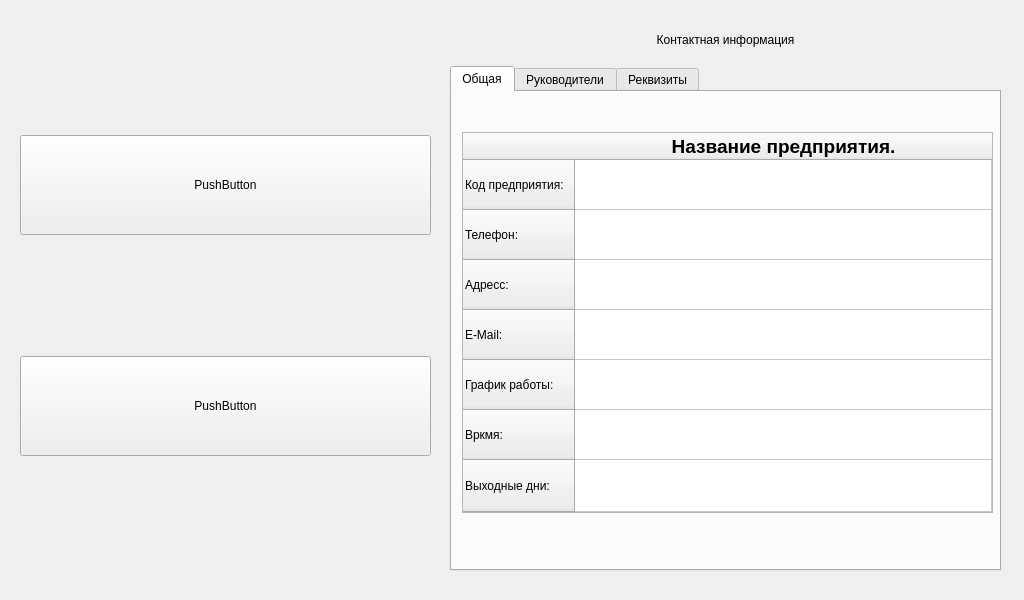
<?xml version="1.0" encoding="UTF-8"?>
<ui version="4.0">
 <class>mainWindow</class>
 <widget class="QMainWindow" name="mainWindow">
  <property name="geometry">
   <rect>
    <x>0</x>
    <y>0</y>
    <width>1024</width>
    <height>600</height>
   </rect>
  </property>
  <property name="minimumSize">
   <size>
    <width>400</width>
    <height>200</height>
   </size>
  </property>
  <property name="maximumSize">
   <size>
    <width>1024</width>
    <height>600</height>
   </size>
  </property>
  <property name="windowTitle">
   <string>MainWindow</string>
  </property>
  <widget class="QWidget" name="centralwidget">
   <widget class="QWidget" name="verticalLayoutWidget">
    <property name="geometry">
     <rect>
      <x>20</x>
      <y>20</y>
      <width>411</width>
      <height>551</height>
     </rect>
    </property>
    <layout class="QVBoxLayout" name="verticalLayout">
     <item>
      <widget class="QPushButton" name="pushButton_3">
       <property name="maximumSize">
        <size>
         <width>420</width>
         <height>100</height>
        </size>
       </property>
       <property name="text">
        <string>PushButton</string>
       </property>
      </widget>
     </item>
     <item>
      <widget class="QPushButton" name="pushButton_2">
       <property name="maximumSize">
        <size>
         <width>420</width>
         <height>100</height>
        </size>
       </property>
       <property name="text">
        <string>PushButton</string>
       </property>
      </widget>
     </item>
    </layout>
   </widget>
   <widget class="QWidget" name="gridLayoutWidget">
    <property name="geometry">
     <rect>
      <x>450</x>
      <y>20</y>
      <width>551</width>
      <height>551</height>
     </rect>
    </property>
    <layout class="QGridLayout" name="gridLayout">
     <item row="1" column="0">
      <widget class="QTabWidget" name="tabWidget">
       <property name="currentIndex">
        <number>0</number>
       </property>
       <widget class="QWidget" name="tab">
        <attribute name="title">
         <string>Общая</string>
        </attribute>
        <widget class="QTableWidget" name="tableWidget">
         <property name="geometry">
          <rect>
           <x>10</x>
           <y>40</y>
           <width>531</width>
           <height>381</height>
          </rect>
         </property>
         <property name="showGrid">
          <bool>true</bool>
         </property>
         <property name="cornerButtonEnabled">
          <bool>true</bool>
         </property>
         <attribute name="horizontalHeaderCascadingSectionResizes">
          <bool>false</bool>
         </attribute>
         <attribute name="horizontalHeaderMinimumSectionSize">
          <number>100</number>
         </attribute>
         <attribute name="horizontalHeaderDefaultSectionSize">
          <number>100</number>
         </attribute>
         <attribute name="horizontalHeaderStretchLastSection">
          <bool>true</bool>
         </attribute>
         <attribute name="verticalHeaderCascadingSectionResizes">
          <bool>true</bool>
         </attribute>
         <attribute name="verticalHeaderDefaultSectionSize">
          <number>50</number>
         </attribute>
         <attribute name="verticalHeaderShowSortIndicator" stdset="0">
          <bool>false</bool>
         </attribute>
         <attribute name="verticalHeaderStretchLastSection">
          <bool>true</bool>
         </attribute>
         <row>
          <property name="text">
           <string>Код предприятия:</string>
          </property>
         </row>
         <row>
          <property name="text">
           <string>Телефон:</string>
          </property>
         </row>
         <row>
          <property name="text">
           <string>Адресс:</string>
          </property>
         </row>
         <row>
          <property name="text">
           <string>E-Mail:</string>
          </property>
         </row>
         <row>
          <property name="text">
           <string>График работы:</string>
          </property>
         </row>
         <row>
          <property name="text">
           <string>Вркмя:</string>
          </property>
         </row>
         <row>
          <property name="text">
           <string>Выходные дни:</string>
          </property>
         </row>
         <column>
          <property name="text">
           <string>Название предприятия.</string>
          </property>
          <property name="font">
           <font>
            <pointsize>14</pointsize>
            <bold>true</bold>
           </font>
          </property>
         </column>
        </widget>
       </widget>
       <widget class="QWidget" name="tab_2">
        <attribute name="title">
         <string>Руководители</string>
        </attribute>
        <widget class="QTableWidget" name="tableWidget_2">
         <property name="geometry">
          <rect>
           <x>10</x>
           <y>60</y>
           <width>521</width>
           <height>131</height>
          </rect>
         </property>
         <attribute name="horizontalHeaderCascadingSectionResizes">
          <bool>false</bool>
         </attribute>
         <attribute name="horizontalHeaderMinimumSectionSize">
          <number>70</number>
         </attribute>
         <attribute name="horizontalHeaderDefaultSectionSize">
          <number>180</number>
         </attribute>
         <attribute name="horizontalHeaderShowSortIndicator" stdset="0">
          <bool>false</bool>
         </attribute>
         <attribute name="horizontalHeaderStretchLastSection">
          <bool>true</bool>
         </attribute>
         <attribute name="verticalHeaderDefaultSectionSize">
          <number>50</number>
         </attribute>
         <attribute name="verticalHeaderStretchLastSection">
          <bool>true</bool>
         </attribute>
         <row>
          <property name="text">
           <string>ФИО:</string>
          </property>
         </row>
         <row>
          <property name="text">
           <string>Телефон:</string>
          </property>
         </row>
         <column>
          <property name="text">
           <string>Генеральный директор</string>
          </property>
         </column>
        </widget>
        <widget class="QTableWidget" name="tableWidget_3">
         <property name="geometry">
          <rect>
           <x>10</x>
           <y>230</y>
           <width>521</width>
           <height>131</height>
          </rect>
         </property>
         <attribute name="horizontalHeaderCascadingSectionResizes">
          <bool>false</bool>
         </attribute>
         <attribute name="horizontalHeaderMinimumSectionSize">
          <number>70</number>
         </attribute>
         <attribute name="horizontalHeaderDefaultSectionSize">
          <number>180</number>
         </attribute>
         <attribute name="horizontalHeaderShowSortIndicator" stdset="0">
          <bool>false</bool>
         </attribute>
         <attribute name="horizontalHeaderStretchLastSection">
          <bool>true</bool>
         </attribute>
         <attribute name="verticalHeaderDefaultSectionSize">
          <number>50</number>
         </attribute>
         <attribute name="verticalHeaderStretchLastSection">
          <bool>true</bool>
         </attribute>
         <row>
          <property name="text">
           <string>ФИО:</string>
          </property>
         </row>
         <row>
          <property name="text">
           <string>Телефон:</string>
          </property>
         </row>
         <column>
          <property name="text">
           <string>Руководитель отдела маркетинга</string>
          </property>
         </column>
        </widget>
       </widget>
       <widget class="QWidget" name="tab_3">
        <attribute name="title">
         <string>Реквизиты</string>
        </attribute>
        <widget class="QTableWidget" name="tableWidget_4">
         <property name="geometry">
          <rect>
           <x>10</x>
           <y>10</y>
           <width>521</width>
           <height>451</height>
          </rect>
         </property>
         <row>
          <property name="text">
           <string>New Row</string>
          </property>
         </row>
         <row>
          <property name="text">
           <string>New Row</string>
          </property>
         </row>
         <row>
          <property name="text">
           <string>New Row</string>
          </property>
         </row>
         <column>
          <property name="text">
           <string>Реквизиты предприятия</string>
          </property>
         </column>
        </widget>
       </widget>
      </widget>
     </item>
     <item row="0" column="0">
      <widget class="QLabel" name="label">
       <property name="minimumSize">
        <size>
         <width>0</width>
         <height>40</height>
        </size>
       </property>
       <property name="maximumSize">
        <size>
         <width>16777215</width>
         <height>40</height>
        </size>
       </property>
       <property name="text">
        <string>Контактная информация</string>
       </property>
       <property name="alignment">
        <set>Qt::AlignCenter</set>
       </property>
      </widget>
     </item>
    </layout>
   </widget>
  </widget>
 </widget>
 <resources/>
 <connections/>
</ui>
